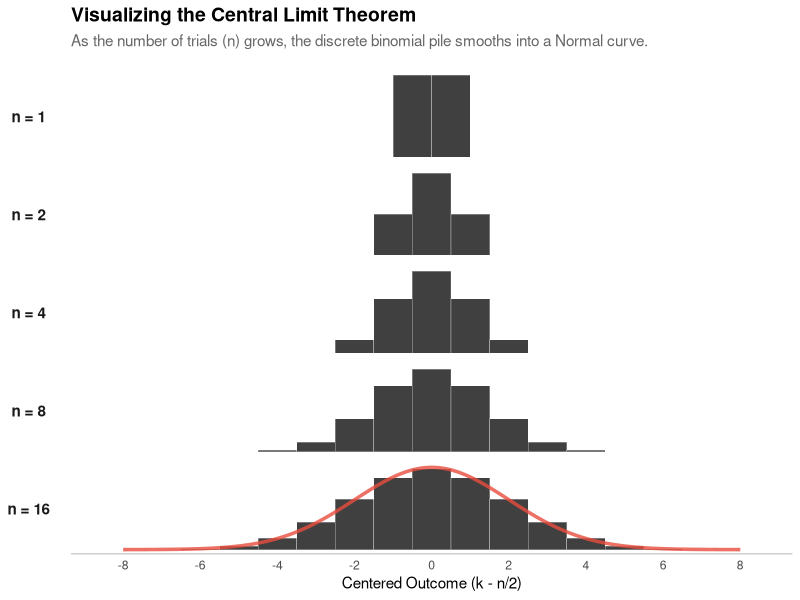
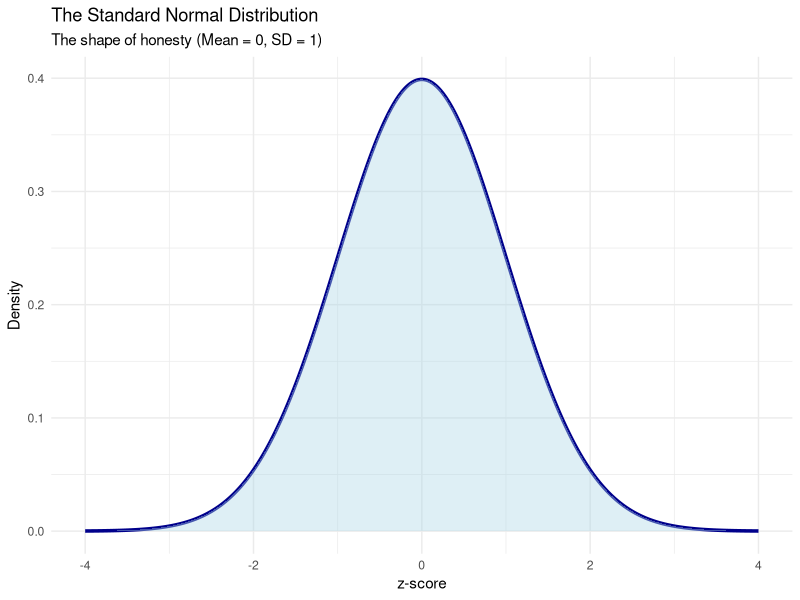
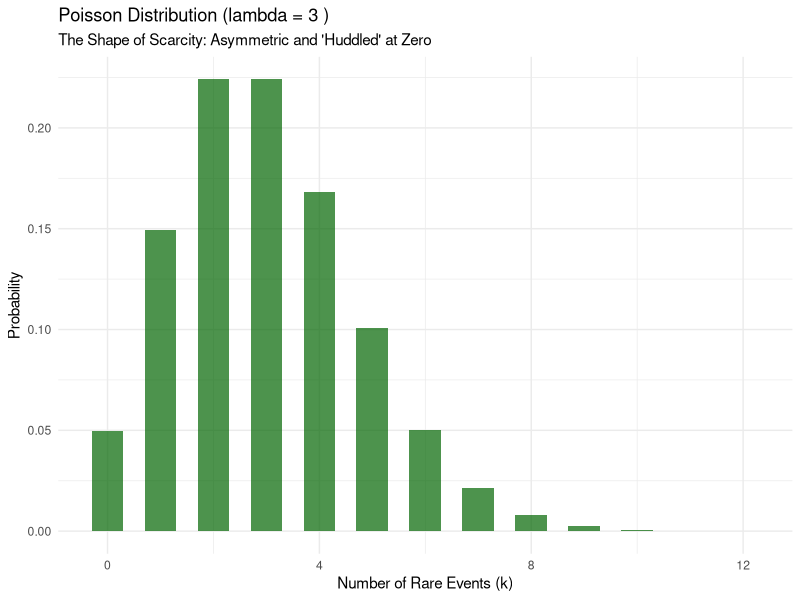
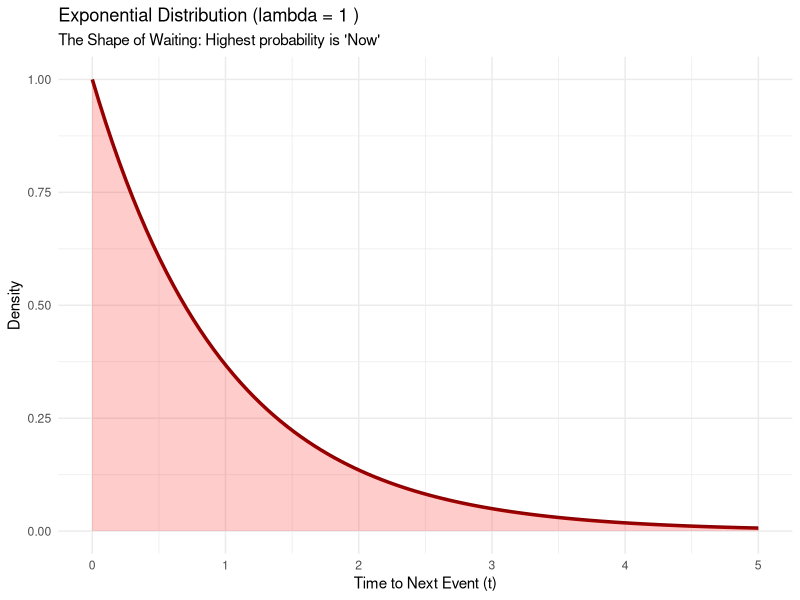

Generate these figures, in order, with R:
## ---- chunk 1
#| label: setup
#| include: false
library(dplyr)
library(ggplot2)
## ---- chunk 2
#| label: fig-binomial-to-normal
#| fig-cap: "**From Discrete Steps to a Smooth Curve:** This plot shows the probability distribution for the number of heads in $n$ coin flips ($p=0.5$). As $n$ increases from 1 to 16, the discrete, blocky binomial distribution (grey bars) flattens and spreads out, perfectly matching the continuous Normal distribution (red line) imposed over the bottom plot."
#| warning: false
#| message: false
#| echo: false

# --- 1. Data Generation ---
# Define parameter p and the sequence of n values to plot
p <- 0.5
n_values <- c(1, 2, 4, 8, 16)

# Generate Binomial data for each n
binom_data <- lapply(n_values, function(n) {
  k <- 0:n  # Possible number of successes
  prob <- dbinom(k, n, p) # Probability of exactly k successes
  
  # Center the k values so all distributions are aligned at x=0
  k_centered <- k - n/2
  
  # Create a data frame for this n
  data.frame(
    n_label = factor(paste("n =", n), levels = paste("n =", n_values)),
    n_val = n,
    k_centered = k_centered,
    prob = prob
  )
}) %>% bind_rows()


# --- 2. Normal Approximation Data ---
# Generate data for the Normal curve to overlay on the largest n plot
n_final <- max(n_values)
mu <- 0  # Mean is 0 because we centered the data
sigma <- sqrt(n_final * p * (1 - p)) # Standard deviation of Binomial(n, p)

# Generate x values for a smooth curve
x_norm <- seq(min(binom_data$k_centered), max(binom_data$k_centered), length.out = 300)
# Calculate Normal density
y_norm <- dnorm(x_norm, mean = mu, sd = sigma)

# Create data frame for plotting. Associate it only with the last n label.
norm_data <- data.frame(
  n_label = factor(paste("n =", n_final), levels = levels(binom_data$n_label)),
  k_centered = x_norm,
  prob = y_norm
)

# --- 3. Plotting with ggplot2 ---
ggplot(binom_data, aes(x = k_centered, y = prob)) +
  # Draw the Binomial probabilities as bars
  geom_col(fill = "#404040", color = "white", size = 0.1, width = 1) +
  # Overlay the Normal curve (only appears on the facet for n=16)
  geom_line(data = norm_data, color = "#E74C3C", size = 1.2, alpha = 0.8) +
  # Facet by n, stacking vertically. 'switch="y"' puts labels on the left.
  facet_grid(n_label ~ ., scales = "free_y", switch = "y") +
  # Apply a clean theme and customize
  theme_minimal() +
  theme(
    panel.grid.major = element_blank(),
    panel.grid.minor = element_blank(),
    axis.text.y = element_blank(),  # Hide y-axis numbers (scales differ)
    axis.ticks.y = element_blank(),
    axis.line.x = element_line(color = "grey80"),
    strip.text.y.left = element_text(angle = 0, face = "bold", size = 11, margin = margin(r = 10)),
    strip.placement = "outside",
    plot.title = element_text(face = "bold", size = 14),
    plot.subtitle = element_text(margin = margin(b = 15), color = "grey40")
  ) +
  # Set labels
  labs(
    title = "Visualizing the Central Limit Theorem",
    subtitle = "As the number of trials (n) grows, the discrete binomial pile smooths into a Normal curve.",
    x = "Centered Outcome (k - n/2)",
    y = NULL
  ) +
  # Ensure x-axis ticks are at integer intervals
  scale_x_continuous(breaks = seq(min(binom_data$k_centered), max(binom_data$k_centered), by = 2))

## ---- chunk 3
#| label: plot-normal
#| warning: false
#| message: false

library(ggplot2)

# Define the range
x_vals <- seq(-4, 4, length.out = 1000)

# Calculate the density for Standard Normal (mean=0, sd=1)
y_vals <- dnorm(x_vals, mean = 0, sd = 1)
df <- data.frame(x = x_vals, y = y_vals)

# Plot
ggplot(df, aes(x, y)) +
  geom_line(color = "darkblue", linewidth = 1.2) +
  geom_area(fill = "lightblue", alpha = 0.4) +
  labs(title = "The Standard Normal Distribution",
       subtitle = "The shape of honesty (Mean = 0, SD = 1)",
       x = "z-score", y = "Density") +
  theme_minimal()
## ---- chunk 4
#| label: plot-poisson
#| warning: false
#| message: false

lambda <- 3
x_vals <- 0:12
prob <- dpois(x_vals, lambda)
df_pois <- data.frame(k = x_vals, prob = prob)

ggplot(df_pois, aes(x = k, y = prob)) +
  geom_col(fill = "darkgreen", alpha = 0.7, width = 0.6) +
  labs(title = paste("Poisson Distribution (lambda =", lambda, ")"),
       subtitle = "The Shape of Scarcity: Asymmetric and 'Huddled' at Zero",
       x = "Number of Rare Events (k)", y = "Probability") +
  theme_minimal()
## ---- chunk 5
#| label: plot-exponential
#| warning: false
#| message: false

lambda <- 1
x_vals <- seq(0, 5, length.out = 100)
y_vals <- dexp(x_vals, rate = lambda)
df_exp <- data.frame(t = x_vals, density = y_vals)

ggplot(df_exp, aes(x = t, y = density)) +
  geom_line(color = "darkred", linewidth = 1.2) +
  geom_area(fill = "red", alpha = 0.2) +
  labs(title = paste("Exponential Distribution (lambda =", lambda, ")"),
       subtitle = "The Shape of Waiting: Highest probability is 'Now'",
       x = "Time to Next Event (t)", y = "Density") +
  theme_minimal()
